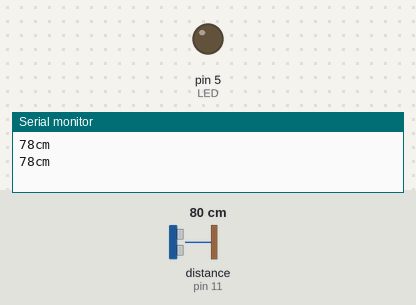
Simulated run of this sketch. Board: Arduino Uno, built with avr-gcc and run on an emulated ATmega328P. Parts: output pins drawn as LEDs (lit = HIGH), the last lines printed to the serial monitor. Wiring (inferred from the names in the program): ultrasonic range finder: trigger pin 12; echo pin 11. The test bench sets the inputs (shaded band); at power-on: distance to the obstacle (sensor on pin 11) 80 cm. The echo pulse lasts 58.3 µs per cm; pins used as bus, display or sensor lines are not drawn.

Above: at 2.2 s.
2.3 s: distance to the obstacle (sensor on pin 11) set to 54 cm
4.2 s: distance to the obstacle (sensor on pin 11) set to 45 cm
At 5.9 s:
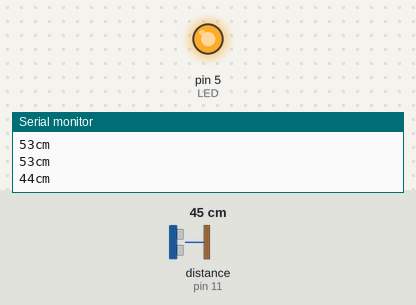
6.6 s: distance to the obstacle (sensor on pin 11) set to 60 cm
At 8.3 s:
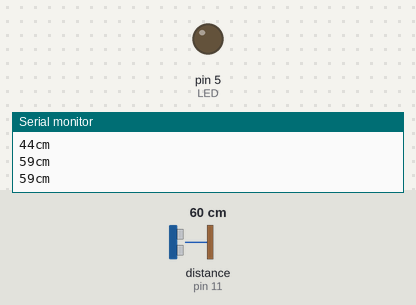
8.7 s: distance to the obstacle (sensor on pin 11) set to 2 cm
At 10.7 s:
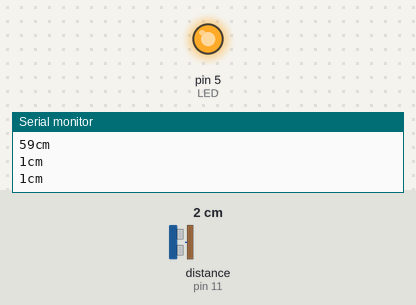
Timing chart, 0 to 11.7 s (numbered marks = the images above; inputs shaded):
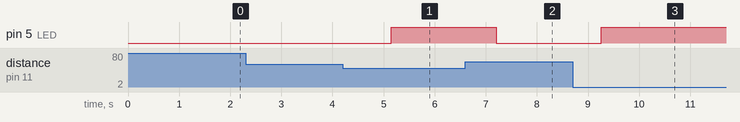

Measured:
- the behaviour switches between 51 and 50 cm on distance to the obstacle (sensor on pin 11) (found by bisection; images 0 and 1)
- after the input at 4.2 s, pin 5 (LED): LOW → HIGH after 0.95 s
- after the input at 6.6 s, pin 5 (LED): HIGH → LOW after 0.60 s
- after the input at 8.7 s, pin 5 (LED): LOW → HIGH after 0.56 s

The sketch:

MyUltrasonicDetection.ino
```cpp
#include "SR04.h"
#define TRIG_PIN 12
#define ECHO_PIN 11
#define LED 5
SR04 sr04 = SR04(ECHO_PIN,TRIG_PIN);
long a;
static int ledActive=0;

void setup() {
   Serial.begin(9600);
   pinMode(LED, OUTPUT);
   delay(1000);
}

void loop() {
   a=sr04.Distance();
   Serial.print(a);
   Serial.println("cm");
   if(a<50 && ledActive==0){
      digitalWrite(LED, HIGH);
      ledActive=1;
   }

   else if(a>=50 && ledActive==1){
      digitalWrite(LED, LOW);
      ledActive=0;
   }

   delay(1000);
}
```

SR04.cpp
```cpp
#include "SR04.h"

SR04::SR04(int echoPin, int triggerPin) {
    _echoPin = echoPin;
    _triggerPin = triggerPin;
    pinMode(_echoPin, INPUT);
    pinMode(_triggerPin, OUTPUT);
    _autoMode = false;
    _distance = 999;
}


long SR04::Distance() {
    long d = 0;
    _duration = 0;
    digitalWrite(_triggerPin, LOW);
    delayMicroseconds(2);
    digitalWrite(_triggerPin, HIGH);
    delayMicroseconds(10);
    digitalWrite(_triggerPin, LOW);
    delayMicroseconds(2);
    _duration = pulseIn(_echoPin, HIGH, PULSE_TIMEOUT);
    d = MicrosecondsToCentimeter(_duration);
    delay(25);
    return d;
}

long SR04::DistanceAvg(int wait, int count) {
    long min, max, avg, d;
    min = 999;
    max = 0;
    avg = d = 0;

    if (wait < 25) {
        wait = 25;
    }

    if (count < 1) {
        count = 1;
    }

    for (int x = 0; x < count + 2; x++) {
        d = Distance();

        if (d < min) {
            min = d;
        }

        if (d > max) {
            max = d;
        }

        avg += d;
    }

    // substract highest and lowest value
    avg -= (max + min);
    // calculate average
    avg /= count;
    return avg;
}

void SR04::Ping() {
    _distance = Distance();
}

long SR04::getDistance() {
    return _distance;
}

long SR04::MicrosecondsToCentimeter(long duration) {
    long d = (duration * 100) / 5882;
    //d = (d == 0)?999:d;
    return d;
}
```

SR04.h
```cpp
#ifndef SR04_H
#define SR04_H

#if defined(ARDUINO) && ARDUINO >= 100
	#include "Arduino.h"
#else
	#include "WProgram.h"
#endif
//#include "pins_arduino.h"

#include <inttypes.h>

#define PULSE_TIMEOUT 150000L	// 100ms
#define DEFAULT_DELAY 10
#define DEFAULT_PINGS 5
class SR04 {
public:

	/**
	* Constructor
	* Ultrasonic sensor SR04, four connections pins
	* VCC, ECHO, TRIGGER, GND
	* <br>
	* \param echoPin digital INPUT-Pin for measuring distance
	* \param triggerPin if 10us high a trigger signal is generated from
	*					SR04
	*
	* \return void
	*/
	SR04(int echoPin, int triggerPin);

	/**
	* Do a measurment for this sensor. Return distance as long
	* in centimenter
	* \return long distance in centimeter
	*/
	long Distance();

	/**
	* Do count measurents and calculate the average.
	* To avoid defilement from ow/high peaks, min/max values
	* are substracted from the average
	*
	* \param wait delay between measurements, default = DEFAULT_DELAY/ms
	* \param count number of measurements, default DEFAULT_PINGS
	* \return long distance in centimeter
	**/
	long DistanceAvg(int wait=DEFAULT_DELAY, int count=DEFAULT_PINGS);

	/**
	* Do only a ping. Get result with methode getDistance()
	*
	* \param keine
	*/
	void Ping() ;

	/**
	* return latest distance. Methode Ping() should be called before
	* \param keine
	* \return Distanz in Zentimeter
	*/
	long getDistance();


private:
	/**
	* Do the measurement calculation and return result in centimeter
	* SR04 measure echo time to obstacle and return way.
	* <br>
	* Sound travels with 340m/sec
	* <br>
	* Example: Obstace 100cm away from SR04. Measure time is 100cm to
	* obstacle and 100cm return = 200cm
	* <br>
	* 1sec = 1000ms = 1.000.000uS
	* 1.000.000 / 340 = Distance in microseconds for 100cm
	* 2941uS fuer 100cm = 5882 uS fuer 200cm
	*
	* duration / 5882 * 100 = distance in cm
	*/
	long MicrosecondsToCentimeter(long duration);

	long _currentDistance;
	int _echoPin, _triggerPin;
	long _duration, _distance;
	bool _autoMode;
};
#endif
```
